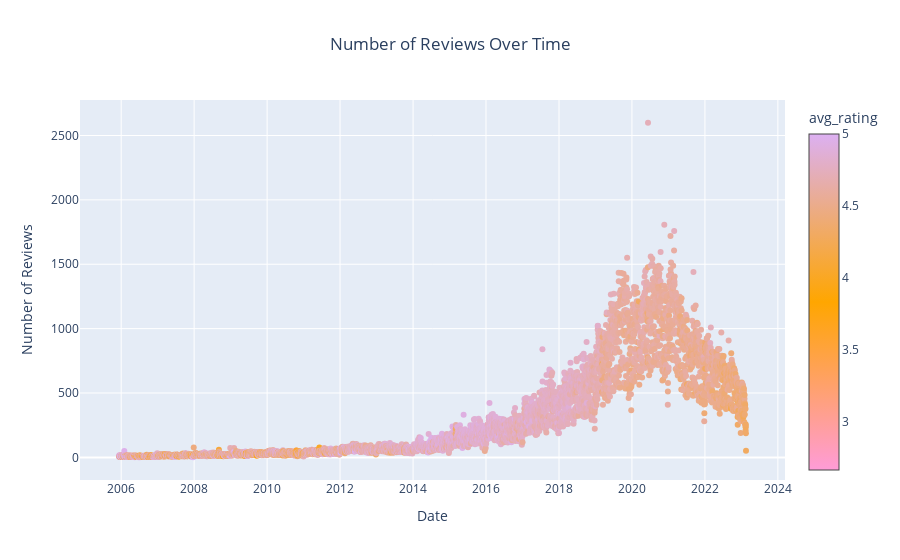

Notebook cell for this chart:
### Markdown cell above
We can see that categories are same in both charts, in terms of podcasts and in terms of number of reviews, furthermore in our **Category Analysis**, we found that the `society-culture` category has received a significant number of reviews, with most being positive (rating 5). This suggests that podcasts in this category are generally well-received. Categories like `tv-film`, `sports`, and `religion-spirituality` also have a substantial number of reviews. However, these categories show a more varied distribution of ratings, indicating mixed audience reception. Lower ratings (1 and 2) are less frequent across all categories, suggesting that listeners are less likely to leave negative reviews or that fewer podcasts receive low ratings.

Having understood the distribution of ratings across different categories, it is also important to delve deeper into the content of the reviews themselves. This leads us to our **Trends Over Time**. We aim to answer the following questions: 

   - How have the number of reviews and average ratings changed over time?
   
Let’s explore this further.

### Code cell
query = """
    SELECT 
        DATE(created_at) as date, 
        COUNT(*) as num_reviews, 
        AVG(rating) as avg_rating
    FROM 
        reviews_cleaned
    GROUP BY 
        date
    ORDER BY 
        date;
    """
reviews_over_time = pd.read_sql_query(query, conn)

color_list = ['#ff9cd7', '#ffa600', '#dcb0f2']

create_xyz_scatter_plot(reviews_over_time, 'date', 'num_reviews', 'avg_rating', 'Date', 'Number of Reviews', 'Number of Reviews Over Time', color_list)

### Figure 1 — Plotly figure (JSON) as saved in the notebook; plotly's stock layout.template omitted (floating-point values rounded to 4 significant figures; data arrays with more than 128 entries replaced by an {"elided": "..."} marker saying what was removed)
{"data": [{"hovertemplate": "<b>Date</b>: %{x}<br><b>Number of Reviews</b>: %{y}<br><b>Average Rating</b>: %{marker.color:.2f}<br>", "marker": {"color": {"elided": "6263 float values"}, "colorbar": {"title": {"text": "avg_rating"}}, "colorscale": [[0, "#ff9cd7"], [0.5, "#ffa600"], [1, "#dcb0f2"]]}, "mode": "markers", "name": "Data", "type": "scatter", "x": {"elided": "6263 str values"}, "y": {"elided": "6263 int values"}}], "layout": {"title": {"text": "Number of Reviews Over Time", "x": 0.5}, "xaxis": {"title": {"text": "Date"}}, "yaxis": {"title": {"text": "Number of Reviews"}}}}
